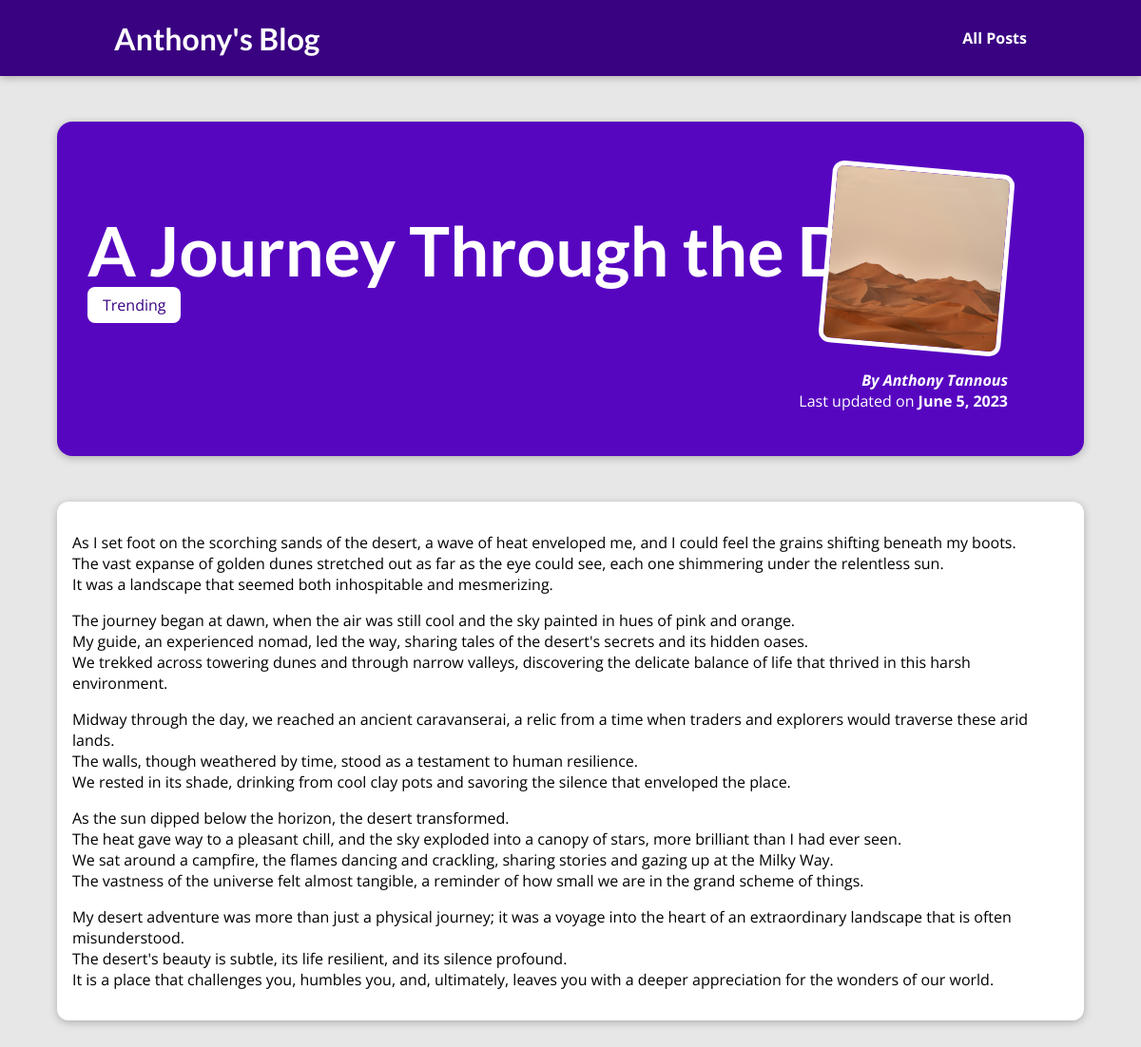
Screenshot of /posts/a-journey-through-the-desert with the database file from the repository.
### blog_project/models.py (models this page shows, shortened)
class Post(models.Model):
    title = models.CharField(max_length=50)
    author = models.ForeignKey(Author, on_delete=models.SET_NULL, related_name="posts", null=True)
    excerpt = models.CharField(max_length=250)
    image_name = models.CharField(max_length=20)
    date = models.DateField()
    content = models.TextField()
    slug = models.SlugField(default="", unique=True, max_length=100, blank=True, null=False, db_index=True)
    tags = models.ManyToManyField(Tag, blank=True)
    def get_tags(self):
        return ", ".join([t.caption for t in self.tags.all()])
    get_tags.short_description = "tags"

class Tag(models.Model):
    caption = models.CharField(max_length=15)
    def __str__(self):
        return f"{self.caption}"

class Author(models.Model):
    first_name = models.CharField(max_length=20)
    last_name = models.CharField(max_length=20)
    email = models.EmailField()
    def __str__(self):
        return f"{self.first_name} {self.last_name}"

### blog_project/views.py (the view)
# urls.py: path("posts/<slug:slug>", views.load_one_post, name="load-post"),
def load_one_post(request, slug):
    post = get_object_or_404(Post, slug=slug)
    return render(
        request,
        "blog_project/post-detail.html",
        {
            "post": post,
            "post_tags": post.tags.all()
        },
    )

### blog_project/templates/blog_project/post-detail.html (shortened to what this page needs)
{% extends 'base.html' %}
{% load static %}
{% block css_files %}
<link rel="stylesheet" href="{% static "blog_project/post-detail.css" %}">
{% endblock %}
{% block content %}
<section id="summary">
    <h2>{{ post.title }}</h2>
    <div>
        {% for tag in post_tags %}
            <span class="tag">{{ tag }}</span>
        {% endfor %}
    </div>
    <article>
        <img src="{% static "blog_project/images/"|add:post.image_name %}" alt="{{ post.image_name }}">
        <address>By <a href="mailto:{{ post.author.email }}">{{ post.author }}</a></address>
        <div>
            Last updated on <time datetime="">{{ post.date }}</time>
        </div>
    </article>
</section>
<main>
    {{ post.content|linebreaks }}
</main>
{% endblock %}

### static/styles.css (style rules this page uses)
* { box-sizing: border-box; }
html { font-family: "Open Sans", "Lato", sans-serif; }
body { margin: 0; }
h1, h2, h3 { font-family: "Lato", sans-serif; font-weight: bold; }

### blog_project/static/blog_project/post-detail.css (style rules this page uses)
body { background-color: #e7e7e7; }
#summary { margin: 8rem auto 3rem auto; padding: 2rem; width: 90%; max-width: 90rem; border-radius: 16px; background-color: #5706c0; position: relative; box-shadow: 0 2px 8px rgba(0, 0, 0, 0.25); height: 22rem; }
#summary h2 { color: white; font-size: 4.5rem; margin-bottom: 0.25rem; }
#summary article { position: absolute; top: 2rem; right: 3rem; padding: 1rem 2rem; border-radius: 12px; text-align: right; color: white; }
#summary article img { width: 12rem; height: 12rem; border-radius: 12px; transform: rotateZ(5deg); border: 5px solid white; margin-bottom: 1rem; }
#summary address { font-weight: bold; }
#summary a { color: white; text-decoration: None; }
#summary time { font-weight: bold; }
main { width: 90%; max-width: 90rem; margin: 3rem auto; background-color: white; padding: 1rem; border-radius: 12px; box-shadow: 0 2px 8px rgba(0, 0, 0, 0.25); }
.tag { background-color: white; color: #390281; padding: 0.5rem 1rem; border-radius: 8px; }

### rows the page displays
Post: title "A Journey Through the Desert", image_name (picture), author "Anthony Tannous", date "June 5, 2023", content "As I set foot on the scorching sands of the desert, a wave of heat enveloped me, and I could feel the grains shifting beneath my boots. The vast expanse of golden dunes stretched out as far as the eye could see, each one shimmering under the relentless sun. It was a landscape that seemed both inhospitable and mesmerizing. The journey began at dawn, when the air was still cool and the sky painted in hues of pink and orange. My guide, an experienced nomad, led the way, sharing tales of the desert's secrets and its hidden oases. We trekked across towering dunes and through narrow valleys, discovering the delicate balance of life that thrived in this harsh environment. Midway through the day,…"
Tag: caption "Trending"
